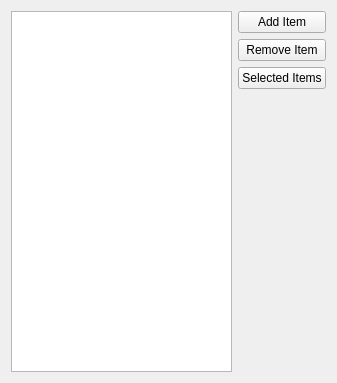
<?xml version="1.0" encoding="UTF-8"?>
<ui version="4.0">
 <class>Widget</class>
 <widget class="QWidget" name="Widget">
  <property name="geometry">
   <rect>
    <x>0</x>
    <y>0</y>
    <width>337</width>
    <height>383</height>
   </rect>
  </property>
  <property name="windowTitle">
   <string>Widget</string>
  </property>
  <layout class="QHBoxLayout" name="horizontalLayout">
   <item>
    <widget class="QListWidget" name="list_of_items"/>
   </item>
   <item>
    <layout class="QVBoxLayout" name="verticalLayout">
     <item>
      <widget class="QPushButton" name="add_item_button">
       <property name="text">
        <string>Add Item</string>
       </property>
      </widget>
     </item>
     <item>
      <widget class="QPushButton" name="remove_item_button">
       <property name="text">
        <string>Remove Item</string>
       </property>
      </widget>
     </item>
     <item>
      <widget class="QPushButton" name="selected_items_button">
       <property name="text">
        <string>Selected Items</string>
       </property>
      </widget>
     </item>
     <item>
      <spacer name="verticalSpacer">
       <property name="orientation">
        <enum>Qt::Vertical</enum>
       </property>
       <property name="sizeHint" stdset="0">
        <size>
         <width>20</width>
         <height>40</height>
        </size>
       </property>
      </spacer>
     </item>
    </layout>
   </item>
  </layout>
 </widget>
 <resources/>
 <connections/>
</ui>
